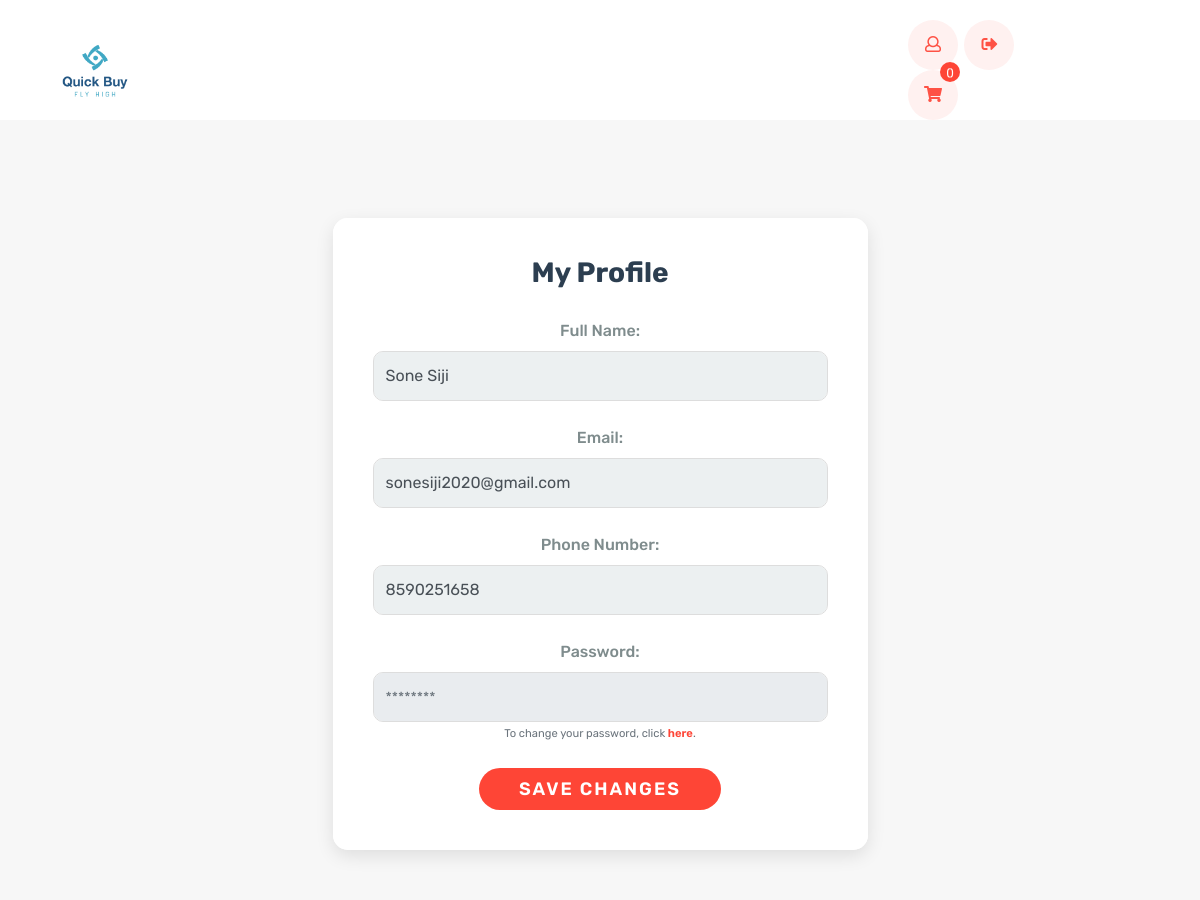
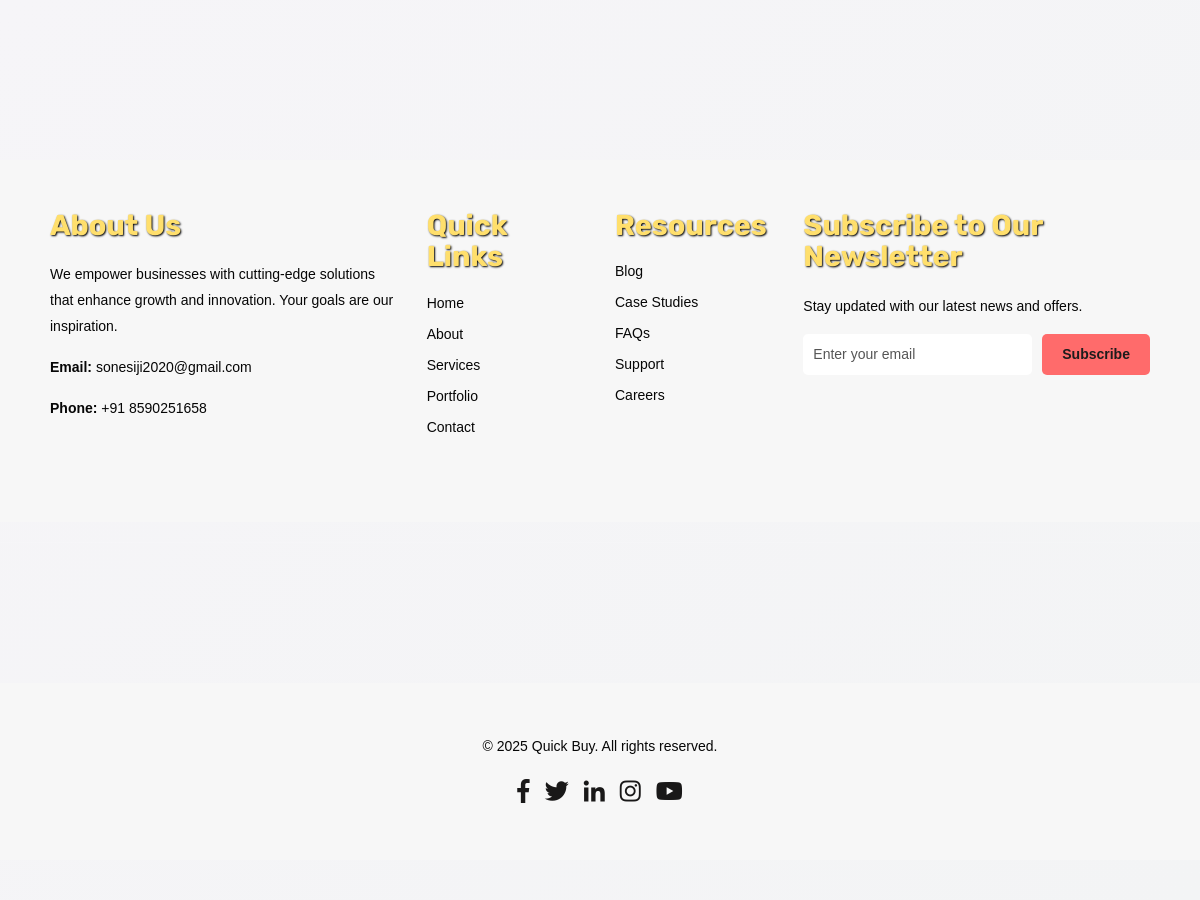
Page /edit_customer/ (signed in) on the committed database (2 pictures, top to bottom).
### eapp/models.py (models this page shows, shortened)
class Customer(models.Model):
    user = models.OneToOneField(User, on_delete=models.CASCADE, null=True)
    customer_name = models.CharField(max_length=100)
    contact_number = models.CharField(max_length=12, blank=True, null=True, validators=[MinLengthValidator(10)])
    email = models.EmailField(unique=True)
    password = models.CharField(max_length=255)
    role = models.CharField(max_length=50, default='customer')

### eapp/views.py (the view, shortened to what this page needs)
# urls.py: path('edit_customer/', views.edit_customer, name='edit_customer'),
@login_required
def edit_customer(request):
    current_user = request.user
    try:
        customer = Customer.objects.get(user=current_user)
    except Customer.DoesNotExist:
        return HttpResponse("You are not associated with any customer profile.")
    return render(request, 'customer/edit_customer.html', {'customer': customer})

### eapp/templates/customer/edit_customer.html (shortened to what this page needs)
{% extends "base.html" %}
{% block content %}
<div class="container">
    <div class="row justify-content-center">
        <div class="col-lg-6">
            <div class="card mt-5">
                <div class="card-body">
                    <h2 class="card-title">My Profile</h2>
                    <form method="post" class="mt-3">
                        <div class="form-group">
                            <label for="full-name">Full Name:</label>
                            <input type="text" id="full-name" name="full-name" value="{{ customer.customer_name }}" class="form-control">
                        </div>
                        <div class="form-group">
                            <label for="your-email">Email:</label>
                            <input type="email" id="your-email" name="your-email" value="{{ customer.email }}" class="form-control">
                        </div>
                        <div class="form-group">
                            <label for="phone-number">Phone Number:</label>
                            <input type="text" id="phone-number" name="phone-number" value="{{ customer.contact_number }}" class="form-control">
                        </div>
                        <div class="form-group">
                            <label for="password">Password:</label>
                            <input type="password" id="password" name="password" placeholder="********" class="form-control" disabled>
                            <small class="form-text text-muted">To change your password, click <a href="{% url 'change_password' %}">here</a>.</small>
                        </div>
                        <button type="submit" class="btn btn-primary">Save Changes</button>
                    </form>
                </div>
            </div>
        </div>
    </div>
</div>
{% endblock %}

### eapp/static/css/default.css (style rules this page uses)
.mt-5 { margin-top: 5px; }

### eapp/static/css/style.css (style rules this page uses)
body { font-family: 'Rubik', sans-serif; font-weight: normal; font-style: normal; font-size: 14px; }
a, .button { -webkit-transition: all 0.3s ease-out 0s; -moz-transition: all 0.3s ease-out 0s; -ms-transition: all 0.3s ease-out 0s; -o-transition: all 0.3s ease-out 0s; transition: all 0.3s ease-out 0s; }
a, button { color: #10111e; outline: medium none; transition: .3s; }
button { cursor: pointer; }
h1, h2, h3, h4, h5, h6 { font-family: 'Rubik', sans-serif; font-weight: normal; color: #10111e; margin-top: 0px; font-style: normal; font-weight: 500; text-transform: normal; line-height: 1.1; }
h2 { font-size: 35px; }
label { color: #7e7e7e; cursor: pointer; font-size: 14px; font-weight: 400; }
*::placeholder { color: #555555; font-size: 14px; opacity: 1; }
.btn { background: transparent; border: 0; border-radius: 0; color: #525470; display: inline-block; font-size: 13px; font-weight: 500; letter-spacing: 2px; line-height: 1; margin-bottom: 0; padding: 22px 50px; text-align: center; text-transform: uppercase; touch-action: manipulation; transition: all 0.3s ease 0s; vertical-align: middle; white-space: nowrap; }

### eapp/templates/customer/edit_customer.html (style rules this page uses)
.container { padding: 50px; margin-top: 120px; background-color: #f7f7f7; }
.card { border-radius: 15px; border: none; box-shadow: 0 6px 18px rgba(0, 0, 0, 0.1); transition: transform 0.3s ease, box-shadow 0.3s ease; }
.card-body { background-color: #ffffff; border-radius: 15px; padding: 40px; text-align: center; }
.card-title { font-size: 28px; font-weight: 700; color: #2c3e50; margin-bottom: 30px; }
.form-group label { font-size: 16px; font-weight: 500; color: #7f8c8d; }
.form-control { border-radius: 10px; border: 1px solid #ddd; padding: 12px; font-size: 16px; background-color: #ecf0f1; transition: border-color 0.3s ease, box-shadow 0.3s ease; }
.btn { background-color: #fe4536; border: none; color: white; font-weight: 600; border-radius: 25px; padding: 12px 40px; font-size: 18px; transition: background-color 0.3s ease, transform 0.3s ease; }
.form-text a { color: #fe4536; text-decoration: none; font-weight: 600; }
.form-group { margin-bottom: 25px; }

### rows in the picture
Customer: full-name "Sone Siji", your-email "sonesiji2020@gmail.com", phone-number "8590251658"
